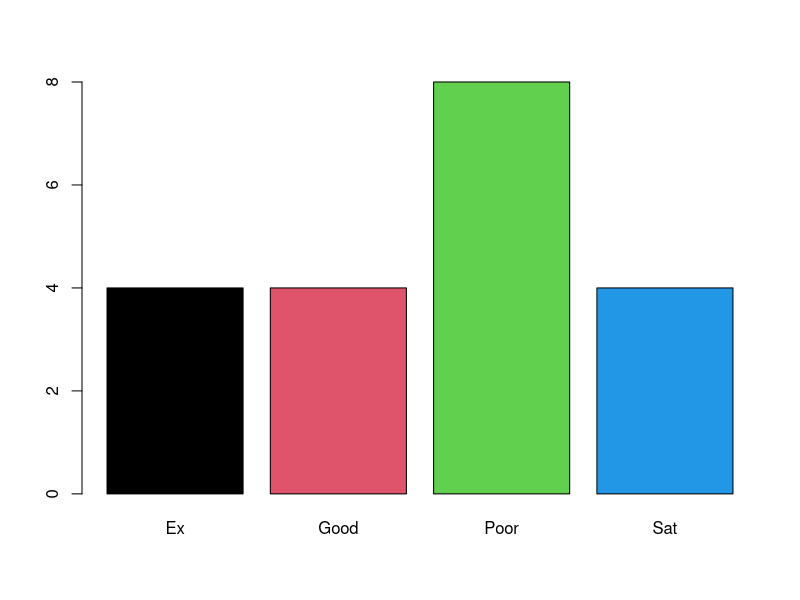
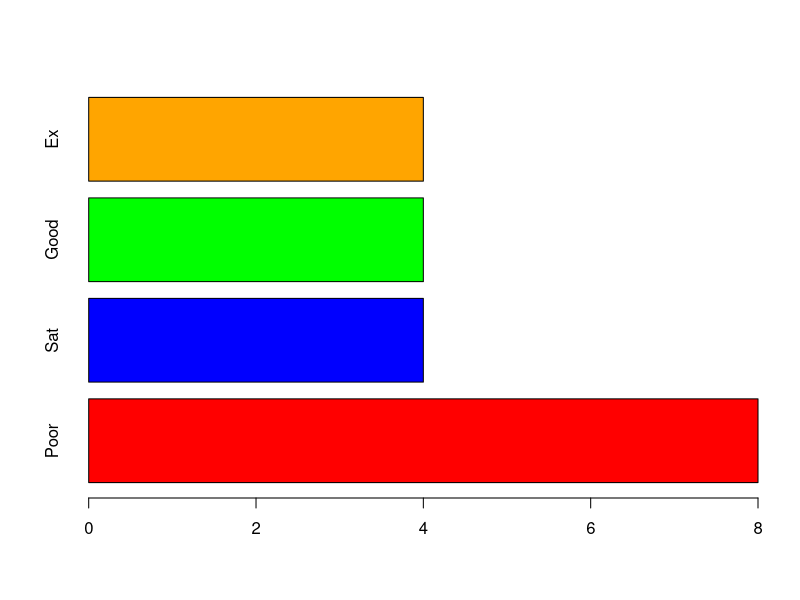

These figures' R source, in order:
#factors
(gender=sample(c('M','F'),size=20,replace=T))
summary(gender)
genderF=factor(gender)
summary(genderF)
genderF
(likscale = sample(c('Ex','Good','Sat','Poor'),size=20,replace=T))
summary(likscale)
likscaleF=factor(likscale)
summary(likscaleF)
class(likscaleF)
likscaleOF= factor(likscale, ordered=T, levels=c ('Poor', 'Sat', 'Good', 'Ex'))
summary (likscaleOF)
likscaleOF
barplot(table(likscaleF), col=1:4)
barplot(table(likscaleOF), col=(c('red','blue','green','orange')),horiz=T)

        